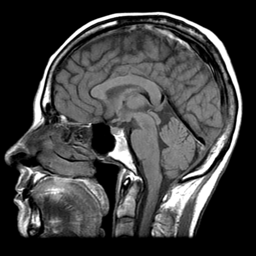
%> input picture data/head256.png, 256 x 256 px
$ octave DemoFilteringNormMRI.m   (GNU Octave 9; MATLAB toolbox functions it lacks are replaced by stand-ins)
%> lines starting %> are read from the running program, lines starting %| are printed output that depends on the picture; in (x1, y1, x2, y2) boxes, pixels count from 0 and x2, y2 are one past the last pixel; in counts of white or black regions, pixels touching at a corner belong together; the program's own positions count from 1
### Misc/select_samples_from_dft_complete.m
function [sample_rows, i, j] = select_samples_from_dft_complete...
                               (rows_image, columns_image, angles);

% [sample_rows, i, j] = select_samples_from_dft_complete...
%                       (rows_image, columns_image, angles);
%
% =============================================
% = Cristiano Jacques Miosso                  =
% = Email: miosso@ieee.org                    =
% =-------------------------------------------=
% = Last modification: March 19, 2009         =
% =============================================

x_grid = -floor(columns_image/2):floor(columns_image/2);
y_grid = -floor(rows_image/2):floor(rows_image/2);

x = [];
y = [];
i = [];
j = [];
sample_rows = [];
for(k = 1:length(angles))
	a = angles(k);
	m = tan(a);
	b = 0;
	[x_,y_]=intersections_line_grid(m,b,x_grid,y_grid);
	x = [x; x_(:)];
	y = [y; y_(:)];
	[i_,j_] = xy_intersections_to_ij(x_,y_,x_grid,y_grid);
	i__ = i_+1;
	j__ = j_;
	[i_, j_] = convert_shifted_dft_indexes_to_normal(i_,j_, rows_image, columns_image);
	[i__, j__] = convert_shifted_dft_indexes_to_normal(i__,j__, rows_image, columns_image);
% 	i = [i; i_(:); i__(:)];
% 	j = [j; j_(:); j__(:)];
	i = [i; i_(:)];
	j = [j; j_(:)];
	sample_rows_ = i_ + (j_-1)*rows_image;
	sample_rows = [sample_rows; sample_rows_(:)];
	% [6 lines of commented-out code are left out]
end

sample_rows = unique(sample_rows);
sample_rows = sort(sample_rows);
while(sample_rows(length(sample_rows))>rows_image*columns_image)
	sample_rows = sample_rows(1:length(sample_rows)-1);
end

%close all;
% show_samples_from_dft(sample_rows, rows_image, columns_image);

function [i, j] = convert_shifted_dft_indexes_to_normal(i1, j1, rows_image, columns_image);
I = zeros(rows_image, columns_image);
for(k=1:length(i1))
	if(i1(k) > 0 && j1(k) > 0)
		I(i1(k), j1(k)) = 1;
	end
end
I = fftshift(I);
[i, j] = find(I==1);
% [8 lines of commented-out code are left out]

### Misc/intersections_line_grid.m
function [x,y]=intersections_line_grid(m,b,x_grid,y_grid)

% [x,y]=intersections_line_grid(m,b,x_grid,y_grid);
%
%   Computes all intersections between the straight line y=mx+b and the grid
% defined by the cartesian product between  x values in x_grid and  y values
% in y_grid.
%
%   The computed intersections are given in output vectors x and y, with the
% same  length N and  such that  (x(i),y(i)) represents  the  i-th  computed
% intersection. Then, N is the total number of computed intersections.
%
%   Remark: x_grid  and y_grid are  supposed to contain only integer values.
%
% ================================================
% =           Cristiano Jacques Miosso           =
% =     Last modification: April 28th, 2007      =
% ================================================

run_program=1;

% Check if number of inputs is correct.
if(nargin~=4)
	disp('Incorrect usage. Function must take 4 inputs.');
	run_program=0;
end

if(run_program)
	% Check if x_grid and y_grid contain only integer values.
	x_grid_int=ceil(x_grid);
	y_grid_int=ceil(y_grid);
	if ( (sum(x_grid==x_grid_int)~=length(x_grid)) ||...
	     (sum(x_grid==x_grid_int)~=length(x_grid)) )
		m='Incorrect usage. Vectors x_grid and y_grid must contain';
		m=[m ' only integer values.'];
		disp(m);
		run_program=0;
	end
end

if(run_program)
	min_x=min(x_grid);
	max_x=max(x_grid);
	min_y=min(y_grid);
	max_y=max(y_grid);
	% Find intersections having integer values of x.
	y=m*x_grid+b;
	valid_points=find((y>=min_y) & (y<=max_y));
	x=x_grid(valid_points);
	y=y(valid_points);
	% Add intersections having integer values of y
	% and non-integer values of x.
	if(m~=0)
		y_=y_grid;
		x_=(y_-b)/m;
		valid_points=find((x_>=min_x)&(x_<=max_x));
		x_=x_(valid_points);
		y_=y_(valid_points);
		k=find(x_~=ceil(x_));
		y_=y_(k);
		x_=x_(k);
		x=[x x_];
		y=[y y_];
		[x,k]=sort(x);
		y=y(k);
	end
end

### Misc/xy_intersections_to_ij.m
function [i,j]=xy_intersections_to_ij(x,y,x_grid,y_grid)

% [i,j]=xy_intersections_to_ij(x,y,x_grid,y_grid);

mx=min(x_grid);
my=min(y_grid);

x_=(x(2:length(x))+x(1:length(x)-1))/2;
y_=(y(2:length(y))+y(1:length(y)-1))/2;

j=ceil(x_-mx);
i=ceil(-my-y_);

### Misc/coordinates_measurements_radial_rectgrid.m
function [samples_rows, samples_rows_high_plane] = coordinates_measurements_radial_rectgrid(rows_image, columns_image, angles);

%addpath('samples_rows_for_mri/');
[samples_rows, i, j] = select_samples_from_dft_complete(rows_image, columns_image, angles);

N = rows_image;

samples_rows_2 = zeros(N, N);
for(k = 1:length(i))
	samples_rows_2(i(k), j(k)) = 1;
end
samples_rows_2 = fftshift(samples_rows_2);
samples_rows_2(N/2+2:N,:) = 0;
samples_rows_2(N/2+1,N/2+1:N) = 0;
samples_rows_2 = ifftshift(samples_rows_2);
samples_rows_2 = find(samples_rows_2);
samples_rows_high_plane =samples_rows_2;

### Misc/kspace_measurements.m
function b = kspace_measurements(x, samples_rows_);

N = size(x, 1) * size(x, 2);

X = fft2(x);
X = X(:);
% b = 1 / sqrt(N) * X(samples_rows_);
b = X(samples_rows_);

### Misc/firfilters2D.m
function [h,bp,low_low] = firfilters2D( fir_n_coefs, num_bands )
%UNTITLED6 Summary of this function goes here
%   Detailed explanation goes here

normalize_coeffs=false;
n=num_bands;
bp{1}=fir1(fir_n_coefs,1.0/n);
if normalize_coeffs
    bp{1}=bp{1}*(1/norm(bp{1})); uncomment to normalize
end
for i=2:n-1
    bp{i}=fir1(fir_n_coefs,[(i-1)*1/n i/n]);
    if normalize_coeffs
        bp{i}=bp{i}*(1/norm(bp{i}));
    end
end
bp{n}=fir1(fir_n_coefs,(n-1)/n,'high');
if normalize_coeffs
    bp{n}=bp{n}*(1/norm(bp{n}));
end
k=0;
for i=1:n
    for j=1:n
        if i~=1 || j~=1
            k=k+1;
            h{k}=bp{i}'*bp{j};
        end
    end
end
low_low{1}=bp{1}'*bp{1};

end

### Misc/M_direct.m
function y = M_direct(x,rows,cols,samples_rows)
%apply fft and select coeficients.
%x is a column vector(size=(rows*cols,1)), rows is the number of rows in the image
%samples rows are the indices
% size y = size samples rows
if size(x,1)~=rows*cols
    error('wring x size');
end
x=reshape(x,rows,cols);
x=fft2(x,rows,cols);%/sqrt(rows*cols);
x=x(:);
y=x(samples_rows);
end

### Misc/M_inverse.m
function x = M_inverse(y,rows,cols,samples_rows)

if size(y,1)~=length(samples_rows)
    error(['wrong input size, is ' num2str(size(y,1)) ', should be ' num2str(length(samples_rows))]);
end
z=zeros(rows*cols,1);
z(samples_rows)=y;
z=reshape(z,rows,cols);
x=ifft2(z,rows,cols);%*sqrt(rows*cols);
x=x(:);
end

### Misc/filter2matrix.m
function [ H ,H2] = filter2matrix( h , rows, cols)
%Generates the matrices from the filters, for the 2D case.
%
%-h is a cell array of filter coefficients (can have different sizes)
%-rows and cols are the size of the image
%-H is a cell array of rows*cols,rows*cols matrices, such the convolution
%on an image I by h{k} is the product H{k}*I.
%-H2 is a single length(h)*rows*cols,rows*cols matrix, formed by the
%vertical concatenation of Hs. H2*I gives the concatenation of H{k}*I.
%
% Jonathan Lima, September 2018.
H2=[];
for i=1:length(h)
    %in convolution, we flip the coefficients, right?
    h{i}=fliplr(h{i});
    h{i}=flipud(h{i});
    %create the x, y and v to fill a sparse matrix
    x1=1:size(h{i},1);
    x=[];
    for ii=1:size(h{i},2)
        x=[x x1+(ii-1)*rows];
    end
    filSize=x1(end);
    y=repmat(1:1*(cols+1-filSize)',size(x,2),1);
    y=y(:)';
    v=h{i}(:)';
    x=repmat(x,1,1*(cols+1-filSize));
    x=x+y-1;
    v=repmat(v,1,1*(cols+1-filSize));
    %create the first part of matrix, that convolves the first row of the
    %image
    H{i}=sparse(y,x,v,cols,rows*cols);
    for j=1:rows
        try %creates and concatenates the following rows
            H{i}=[H{i};sparse(y,x+j*cols,v,cols,rows*cols)];
        catch %if x position pass rows*cols, would generate an error
            m=sparse(y,x+j*cols,v);
            m=m(1:(rows-x(length(h{i}(:)))),1:rows*cols); % eliminate the last rows that pass the stipulated size
            H{i}=[H{i};m];
        end
    end
    %reshaping to size(H{i} be [rows*cols,rows*cols]
    H{i}(1,rows*cols)=0;
    H{i}(rows*cols,1)=0;
    H{i}=H{i}(1:rows*cols,1:rows*cols);
    H2=vertcat(H2,H{i});
end

### DemoFilteringNormMRI.m
%MRI reconstruction with filtering norm
clear all
close all
addpath(genpath('./Misc'))
%x=phantom(256);
x=im2double(imread('data/head256.png'));
%> x: size 256x256 double; min 0, max 1, mean 0.246
figure(1)
imshow(x,[])
number_radial_lines=40;
verbose=0;
mu=0.0001;
delta=0;
rows = size(x, 1);
%> rows = 256
cols = size(x, 2);
%> cols = 256
samples_rows = ...
    coordinates_measurements_radial_rectgrid(rows, ...
    cols ,linspace(0, pi, number_radial_lines));
%> after the loop in coordinates_measurements_radial_rectgrid, `for(k = 1:length(i))`:
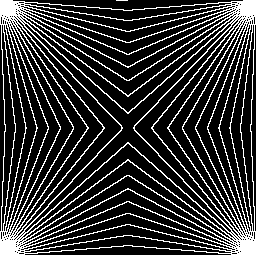
%> samples_rows_2: size 256x256 double; values 0 (black) and 1 (white), 20.8% white in thin lines or dots
%> in coordinates_measurements_radial_rectgrid, `samples_rows_2(N/2+2:N,:) = 0;`:
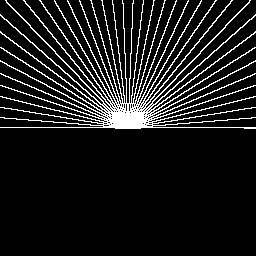
%> samples_rows_2: size 256x256 double; values 0 (black) and 1 (white), 10.6% white in thin lines or dots, all inside (x1, y1, x2, y2) = (0, 0, 256, 129)

% |--- Take linear measurements (radial lines) ---|----------------------{{{
b = kspace_measurements(x, samples_rows);

A = @(z) M_direct(z,rows, cols,samples_rows);
At= @(z) M_inverse(z,rows, cols,samples_rows);

%defining the filters
clear h
h{1}=[1 -1];
h{2}=[1;-1];
hs{1}=h;
clear h
h{1}=[1 -1;1 -1];
h{2}=[1 1;-1 -1];
h{3}=[1 -1;-1 1];
hs{2}=h;
clear h
h{1}=[1 -2 1];
h{2}=[1; -2;1];
hs{3}=h;
clear h
h=firfilters2D(2,2);
hs{4}=h;
clear h;
h{1}=[1 -1;1 -1];
h{2}=[1 1;-1 -1];
h{3}=[1 -1;-1 1];
h{4}=[1 -2 1];
h{5}=[1; -2;1];
hs{5}=h;
clear h
h=firfilters2D(2,2);
h{4}=[1 -1;1 -1];
h{5}=[1 1;-1 -1];
h{6}=[1 -1;-1 1];
hs{6}=h;
clear h
h=firfilters2D(2,2);
h{4}=[1 -2 1];
h{5}=[1;-2 ;1];
hs{7}=h;
clear h
h=firfilters2D(2,2);
%> the run ends on the next line
